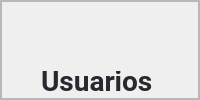
            <widget class="QWidget" name="page_usuarios">
             <layout class="QVBoxLayout" name="verticalLayout_11">
              <property name="spacing">
               <number>0</number>
              </property>
              <property name="leftMargin">
               <number>0</number>
              </property>
              <property name="topMargin">
               <number>0</number>
              </property>
              <property name="rightMargin">
               <number>0</number>
              </property>
              <property name="bottomMargin">
               <number>0</number>
              </property>
              <item>
               <widget class="QFrame" name="frame_3">
                <property name="frameShape">
                 <enum>QFrame::StyledPanel</enum>
                </property>
                <property name="frameShadow">
                 <enum>QFrame::Raised</enum>
                </property>
                <layout class="QVBoxLayout" name="verticalLayout_12">
                 <property name="spacing">
                  <number>0</number>
                 </property>
                 <property name="leftMargin">
                  <number>0</number>
                 </property>
                 <property name="topMargin">
                  <number>0</number>
                 </property>
                 <property name="rightMargin">
                  <number>0</number>
                 </property>
                 <property name="bottomMargin">
                  <number>0</number>
                 </property>
                 <item>
                  <widget class="QFrame" name="frame_main_stock_4">
                   <property name="frameShape">
                    <enum>QFrame::StyledPanel</enum>
                   </property>
                   <property name="frameShadow">
                    <enum>QFrame::Raised</enum>
                   </property>
                   <widget class="QLineEdit" name="lineEdit_3">
                    <property name="geometry">
                     <rect>
                      <x>700</x>
                      <y>110</y>
                      <width>193</width>
                      <height>26</height>
                     </rect>
                    </property>
                    <property name="font">
                     <font>
                      <family>Cairo</family>
                      <pointsize>10</pointsize>
                     </font>
                    </property>
                    <property name="styleSheet">
                     <string notr="true">background:#f5f5f5;
color:#818489;
padding-left: 7px;
border-radius: 5px;</string>
                    </property>
                    <property name="frame">
                     <bool>true</bool>
                    </property>
                    <property name="placeholderText">
                     <string>Buscar usuarios</string>
                    </property>
                   </widget>
                   <widget class="QPushButton" name="btn_buscarU">
                    <property name="geometry">
                     <rect>
                      <x>900</x>
                      <y>110</y>
                      <width>26</width>
                      <height>26</height>
                     </rect>
                    </property>
                    <property name="font">
                     <font>
                      <family>Roboto</family>
                      <pointsize>10</pointsize>
                      <weight>75</weight>
                      <bold>true</bold>
                     </font>
                    </property>
                    <property name="cursor">
                     <cursorShape>PointingHandCursor</cursorShape>
                    </property>
                    <property name="styleSheet">
                     <string notr="true">QPushButton{
border:none;
font-family: Roboto;
border-radius:5px;
text-align: center;
color: #282830 ;
background: #212325

}

QPushButton:hover{
		color:rgb(116, 116, 138)

}</string>
                    </property>
                    <property name="text">
                     <string/>
                    </property>
                    <property name="icon">
                     <iconset resource="img/img.qrc">
                      <normaloff>:/img/lupa y actualizar_lupa.png</normaloff>:/img/lupa y actualizar_lupa.png</iconset>
                    </property>
                    <property name="iconSize">
                     <size>
                      <width>14</width>
                      <height>16</height>
                     </size>
                    </property>
                    <property name="checkable">
                     <bool>true</bool>
                    </property>
                   </widget>
                   <widget class="QFrame" name="frame_36">
                    <property name="geometry">
                     <rect>
                      <x>40</x>
                      <y>150</y>
                      <width>851</width>
                      <height>47</height>
                     </rect>
                    </property>
                    <property name="minimumSize">
                     <size>
                      <width>82</width>
                      <height>41</height>
                     </size>
                    </property>
                    <property name="styleSheet">
                     <string notr="true">background-color: #212325;
color:#fff;
border-radius:8px;
padding-left:4px;</string>
                    </property>
                    <property name="frameShape">
                     <enum>QFrame::StyledPanel</enum>
                    </property>
                    <property name="frameShadow">
                     <enum>QFrame::Raised</enum>
                    </property>
                    <layout class="QHBoxLayout" name="horizontalLayout_18">
                     <item alignment="Qt::AlignLeft">
                      <widget class="QLabel" name="label_66">
                       <property name="font">
                        <font>
                         <family>Cairo</family>
                         <pointsize>13</pointsize>
                         <weight>75</weight>
                         <bold>true</bold>
                        </font>
                       </property>
                       <property name="styleSheet">
                        <string notr="true">background: none;
color: #fff ;
</string>
                       </property>
                       <property name="text">
                        <string>DNI</string>
                       </property>
                      </widget>
                     </item>
                     <item alignment="Qt::AlignLeft">
                      <widget class="QLabel" name="label_67">
                       <property name="font">
                        <font>
                         <family>Cairo</family>
                         <pointsize>13</pointsize>
                         <weight>75</weight>
                         <bold>true</bold>
                        </font>
                       </property>
                       <property name="styleSheet">
                        <string notr="true">background: none;
color: #fff ;

</string>
                       </property>
                       <property name="text">
                        <string>Nombre</string>
                       </property>
                      </widget>
                     </item>
                     <item alignment="Qt::AlignLeft">
                      <widget class="QLabel" name="label_68">
                       <property name="font">
                        <font>
                         <family>Cairo</family>
                         <pointsize>13</pointsize>
                         <weight>75</weight>
                         <bold>true</bold>
                        </font>
                       </property>
                       <property name="styleSheet">
                        <string notr="true">background: none;
color: #fff ;
</string>
                       </property>
                       <property name="text">
                        <string>Apellido</string>
                       </property>
                      </widget>
                     </item>
                     <item alignment="Qt::AlignLeft">
                      <widget class="QLabel" name="label_69">
                       <property name="font">
                        <font>
                         <family>Cairo</family>
                         <pointsize>13</pointsize>
                         <weight>75</weight>
                         <bold>true</bold>
                        </font>
                       </property>
                       <property name="styleSheet">
                        <string notr="true">background: none;
color: #fff ;
</string>
                       </property>
                       <property name="text">
                        <string>Tipo</string>
                       </property>
                      </widget>
                     </item>
                     <item alignment="Qt::AlignLeft">
                      <widget class="QLabel" name="label_70">
                       <property name="font">
                        <font>
                         <family>Cairo</family>
                         <pointsize>13</pointsize>
                         <weight>75</weight>
                         <bold>true</bold>
                        </font>
                       </property>
                       <property name="styleSheet">
                        <string notr="true">background: none;
color: #fff ;
</string>
                       </property>
                       <property name="text">
                        <string>Fecha de Nacimiento</string>
                       </property>
                      </widget>
                     </item>
                    </layout>
                   </widget>
                   <widget class="QPushButton" name="user_new_btn">
                    <property name="geometry">
                     <rect>
                      <x>40</x>
                      <y>110</y>
                      <width>121</width>
                      <height>26</height>
                     </rect>
                    </property>
                    <property name="minimumSize">
                     <size>
                      <width>0</width>
                      <height>26</height>
                     </size>
                    </property>
                    <property name="font">
                     <font>
                      <family>Cairo SemiBold</family>
                      <pointsize>10</pointsize>
                      <weight>75</weight>
                      <bold>true</bold>
                     </font>
                    </property>
                    <property name="cursor">
                     <cursorShape>PointingHandCursor</cursorShape>
                    </property>
                    <property name="styleSheet">
                     <string notr="true">QPushButton{
background-color: #055ffc;
color:#fff;
border-radius: 5px;
text-align:center;
}

QPushButton:hover{

}</string>
                    </property>
                    <property name="text">
                     <string>Nuevo Usuario</string>
                    </property>
                    <property name="icon">
                     <iconset>
                      <normaloff>:/img/plus.png</normaloff>:/img/plus.png</iconset>
                    </property>
                    <property name="iconSize">
                     <size>
                      <width>13</width>
                      <height>13</height>
                     </size>
                    </property>
                   </widget>
                   <widget class="QLabel" name="label_71">
                    <property name="geometry">
                     <rect>
                      <x>40</x>
                      <y>70</y>
                      <width>111</width>
                      <height>20</height>
                     </rect>
                    </property>
                    <property name="minimumSize">
                     <size>
                      <width>66</width>
                      <height>0</height>
                     </size>
                    </property>
                    <property name="maximumSize">
                     <size>
                      <width>120</width>
                      <height>16777215</height>
                     </size>
                    </property>
                    <property name="font">
                     <font>
                      <family>Roboto</family>
                      <pointsize>21</pointsize>
                      <weight>75</weight>
                      <bold>true</bold>
                     </font>
                    </property>
                    <property name="styleSheet">
                     <string notr="true">color: #282830 ;
</string>
                    </property>
                    <property name="text">
                     <string>Usuarios</string>
                    </property>
                    <property name="alignment">
                     <set>Qt::AlignLeading|Qt::AlignLeft|Qt::AlignVCenter</set>
                    </property>
                   </widget>
                   <widget class="QPushButton" name="btn_actualizarUsuarios">
                    <property name="geometry">
                     <rect>
                      <x>900</x>
                      <y>160</y>
                      <width>26</width>
                      <height>26</height>
                     </rect>
                    </property>
                    <property name="font">
                     <font>
                      <family>Roboto</family>
                      <pointsize>10</pointsize>
                      <weight>75</weight>
                      <bold>true</bold>
                     </font>
                    </property>
                    <property name="cursor">
                     <cursorShape>PointingHandCursor</cursorShape>
                    </property>
                    <property name="styleSheet">
                     <string notr="true">QPushButton{
border:none;
font-family: Roboto;
border-radius:5px;
text-align: center;
color: #282830 ;
background: #212325

}

QPushButton:hover{
		color:rgb(116, 116, 138)

}</string>
                    </property>
                    <property name="text">
                     <string/>
                    </property>
                    <property name="icon">
                     <iconset resource="img/img.qrc">
                      <normaloff>:/img/lupa y actualizar_actualizar.png</normaloff>:/img/lupa y actualizar_actualizar.png</iconset>
                    </property>
                    <property name="iconSize">
                     <size>
                      <width>14</width>
                      <height>16</height>
                     </size>
                    </property>
                    <property name="checkable">
                     <bool>true</bool>
                    </property>
                   </widget>
                   <widget class="QTableWidget" name="tableWidget_usuarios">
                    <property name="geometry">
                     <rect>
                      <x>50</x>
                      <y>190</y>
                      <width>851</width>
                      <height>451</height>
                     </rect>
                    </property>
                    <property name="maximumSize">
                     <size>
                      <width>16777215</width>
                      <height>489</height>
                     </size>
                    </property>
                    <property name="cursor" stdset="0">
                     <cursorShape>PointingHandCursor</cursorShape>
                    </property>
                    <property name="styleSheet">
                     <string notr="true">QTableWidget{
font-size: 11pt;
margin-left: 0px;
margin-top:15px;
color: #000;
font-family: Cairo Semibold;
text-align:center;
}
QheaderView::item
    {
text-align:center;

    }
QHeaderView::section {
    background-color: #394353;
	border-radius: 11px;
	color:#fff;
    font-size: 9pt;
	font-family:Roboto;
}

QHeaderView::section:horizontal
{
    border-top: 1px solid #394353;

}

QHeaderView::section:vertical
{

    border-left: 1px solid #394353;
}</string>
                    </property>
                    <property name="editTriggers">
                     <set>QAbstractItemView::NoEditTriggers</set>
                    </property>
                    <property name="showGrid">
                     <bool>false</bool>
                    </property>
                    <attribute name="horizontalHeaderVisible">
                     <bool>false</bool>
                    </attribute>
                    <attribute name="horizontalHeaderCascadingSectionResizes">
                     <bool>true</bool>
                    </attribute>
                    <attribute name="horizontalHeaderDefaultSectionSize">
                     <number>170</number>
                    </attribute>
                    <attribute name="horizontalHeaderShowSortIndicator" stdset="0">
                     <bool>true</bool>
                    </attribute>
                    <attribute name="horizontalHeaderStretchLastSection">
                     <bool>true</bool>
                    </attribute>
                    <attribute name="verticalHeaderVisible">
                     <bool>false</bool>
                    </attribute>
                    <attribute name="verticalHeaderDefaultSectionSize">
                     <number>41</number>
                    </attribute>
                    <column>
                     <property name="text">
                      <string>New Column</string>
                     </property>
                    </column>
                    <column>
                     <property name="text">
                      <string>New Column</string>
                     </property>
                    </column>
                    <column>
                     <property name="text">
                      <string>New Column</string>
                     </property>
                    </column>
                    <column>
                     <property name="text">
                      <string>New Column</string>
                     </property>
                    </column>
                    <column>
                     <property name="text">
                      <string>New Column</string>
                     </property>
                    </column>
                   </widget>
                  </widget>
                 </item>
                </layout>
               </widget>
              </item>
             </layout>
            </widget>
